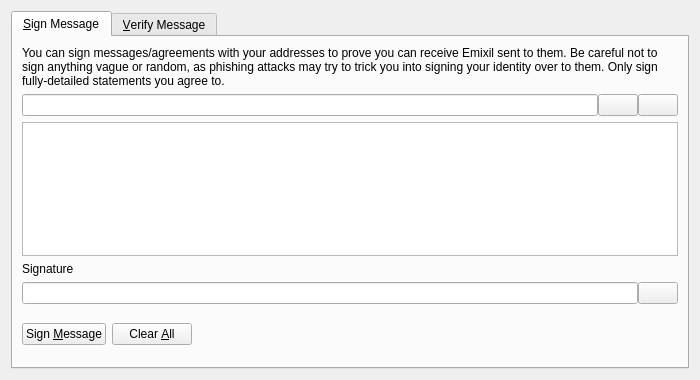
<?xml version="1.0" encoding="UTF-8"?>
<ui version="4.0">
 <class>SignVerifyMessageDialog</class>
 <widget class="QDialog" name="SignVerifyMessageDialog">
  <property name="geometry">
   <rect>
    <x>0</x>
    <y>0</y>
    <width>700</width>
    <height>380</height>
   </rect>
  </property>
  <property name="windowTitle">
   <string>Signatures - Sign / Verify a Message</string>
  </property>
  <property name="modal">
   <bool>true</bool>
  </property>
  <layout class="QVBoxLayout" name="verticalLayout">
   <item>
    <widget class="QTabWidget" name="tabWidget">
     <property name="currentIndex">
      <number>0</number>
     </property>
     <widget class="QWidget" name="tabSignMessage">
      <attribute name="title">
       <string>&amp;Sign Message</string>
      </attribute>
      <layout class="QVBoxLayout" name="verticalLayout_SM">
       <item>
        <widget class="QLabel" name="infoLabel_SM">
         <property name="text">
          <string>You can sign messages/agreements with your addresses to prove you can receive Emixil sent to them. Be careful not to sign anything vague or random, as phishing attacks may try to trick you into signing your identity over to them. Only sign fully-detailed statements you agree to.</string>
         </property>
         <property name="textFormat">
          <enum>Qt::PlainText</enum>
         </property>
         <property name="wordWrap">
          <bool>true</bool>
         </property>
        </widget>
       </item>
       <item>
        <layout class="QHBoxLayout" name="horizontalLayout_1_SM">
         <property name="spacing">
          <number>0</number>
         </property>
         <item>
          <widget class="QValidatedLineEdit" name="addressIn_SM">
           <property name="toolTip">
            <string>The Emixil address to sign the message with</string>
           </property>
          </widget>
         </item>
         <item>
          <widget class="QPushButton" name="addressBookButton_SM">
           <property name="toolTip">
            <string>Choose previously used address</string>
           </property>
           <property name="text">
            <string/>
           </property>
           <property name="shortcut">
            <string>Alt+A</string>
           </property>
           <property name="autoDefault">
            <bool>false</bool>
           </property>
          </widget>
         </item>
         <item>
          <widget class="QPushButton" name="pasteButton_SM">
           <property name="toolTip">
            <string>Paste address from clipboard</string>
           </property>
           <property name="text">
            <string/>
           </property>
           <property name="shortcut">
            <string>Alt+P</string>
           </property>
           <property name="autoDefault">
            <bool>false</bool>
           </property>
          </widget>
         </item>
        </layout>
       </item>
       <item>
        <widget class="QPlainTextEdit" name="messageIn_SM">
         <property name="toolTip">
          <string>Enter the message you want to sign here</string>
         </property>
        </widget>
       </item>
       <item>
        <widget class="QLabel" name="signatureLabel_SM">
         <property name="text">
          <string>Signature</string>
         </property>
         <property name="textFormat">
          <enum>Qt::PlainText</enum>
         </property>
        </widget>
       </item>
       <item>
        <layout class="QHBoxLayout" name="horizontalLayout_2_SM">
         <property name="spacing">
          <number>0</number>
         </property>
         <item>
          <widget class="QLineEdit" name="signatureOut_SM">
           <property name="font">
            <font>
             <italic>true</italic>
            </font>
           </property>
           <property name="readOnly">
            <bool>true</bool>
           </property>
          </widget>
         </item>
         <item>
          <widget class="QPushButton" name="copySignatureButton_SM">
           <property name="toolTip">
            <string>Copy the current signature to the system clipboard</string>
           </property>
           <property name="text">
            <string/>
           </property>
           <property name="autoDefault">
            <bool>false</bool>
           </property>
          </widget>
         </item>
        </layout>
       </item>
       <item>
        <layout class="QHBoxLayout" name="horizontalLayout_3_SM">
         <item>
          <widget class="QPushButton" name="signMessageButton_SM">
           <property name="toolTip">
            <string>Sign the message to prove you own this Emixil address</string>
           </property>
           <property name="text">
            <string>Sign &amp;Message</string>
           </property>
           <property name="autoDefault">
            <bool>false</bool>
           </property>
          </widget>
         </item>
         <item>
          <widget class="QPushButton" name="clearButton_SM">
           <property name="toolTip">
            <string>Reset all sign message fields</string>
           </property>
           <property name="text">
            <string>Clear &amp;All</string>
           </property>
           <property name="autoDefault">
            <bool>false</bool>
           </property>
          </widget>
         </item>
         <item>
          <spacer name="horizontalSpacer_1_SM">
           <property name="orientation">
            <enum>Qt::Horizontal</enum>
           </property>
           <property name="sizeHint" stdset="0">
            <size>
             <width>40</width>
             <height>48</height>
            </size>
           </property>
          </spacer>
         </item>
         <item>
          <widget class="QLabel" name="statusLabel_SM">
           <property name="font">
            <font>
             <weight>75</weight>
             <bold>true</bold>
            </font>
           </property>
           <property name="text">
            <string/>
           </property>
           <property name="wordWrap">
            <bool>true</bool>
           </property>
          </widget>
         </item>
         <item>
          <spacer name="horizontalSpacer_2_SM">
           <property name="orientation">
            <enum>Qt::Horizontal</enum>
           </property>
           <property name="sizeHint" stdset="0">
            <size>
             <width>40</width>
             <height>48</height>
            </size>
           </property>
          </spacer>
         </item>
        </layout>
       </item>
      </layout>
     </widget>
     <widget class="QWidget" name="tabVerifyMessage">
      <attribute name="title">
       <string>&amp;Verify Message</string>
      </attribute>
      <layout class="QVBoxLayout" name="verticalLayout_VM">
       <item>
        <widget class="QLabel" name="infoLabel_VM">
         <property name="text">
          <string>Enter the receiver's address, message (ensure you copy line breaks, spaces, tabs, etc. exactly) and signature below to verify the message. Be careful not to read more into the signature than what is in the signed message itself, to avoid being tricked by a man-in-the-middle attack. Note that this only proves the signing party receives with the address, it cannot prove sendership of any transaction!</string>
         </property>
         <property name="textFormat">
          <enum>Qt::PlainText</enum>
         </property>
         <property name="alignment">
          <set>Qt::AlignLeading|Qt::AlignLeft|Qt::AlignTop</set>
         </property>
         <property name="wordWrap">
          <bool>true</bool>
         </property>
        </widget>
       </item>
       <item>
        <layout class="QHBoxLayout" name="horizontalLayout_1_VM">
         <property name="spacing">
          <number>0</number>
         </property>
         <item>
          <widget class="QValidatedLineEdit" name="addressIn_VM">
           <property name="toolTip">
            <string>The Emixil address the message was signed with</string>
           </property>
          </widget>
         </item>
         <item>
          <widget class="QPushButton" name="addressBookButton_VM">
           <property name="toolTip">
            <string>Choose previously used address</string>
           </property>
           <property name="text">
            <string/>
           </property>
           <property name="shortcut">
            <string>Alt+A</string>
           </property>
           <property name="autoDefault">
            <bool>false</bool>
           </property>
          </widget>
         </item>
        </layout>
       </item>
       <item>
        <widget class="QPlainTextEdit" name="messageIn_VM"/>
       </item>
       <item>
        <widget class="QValidatedLineEdit" name="signatureIn_VM"/>
       </item>
       <item>
        <layout class="QHBoxLayout" name="horizontalLayout_2_VM">
         <item>
          <widget class="QPushButton" name="verifyMessageButton_VM">
           <property name="toolTip">
            <string>Verify the message to ensure it was signed with the specified Emixil address</string>
           </property>
           <property name="text">
            <string>Verify &amp;Message</string>
           </property>
           <property name="autoDefault">
            <bool>false</bool>
           </property>
          </widget>
         </item>
         <item>
          <widget class="QPushButton" name="clearButton_VM">
           <property name="toolTip">
            <string>Reset all verify message fields</string>
           </property>
           <property name="text">
            <string>Clear &amp;All</string>
           </property>
           <property name="autoDefault">
            <bool>false</bool>
           </property>
          </widget>
         </item>
         <item>
          <spacer name="horizontalSpacer_1_VM">
           <property name="orientation">
            <enum>Qt::Horizontal</enum>
           </property>
           <property name="sizeHint" stdset="0">
            <size>
             <width>40</width>
             <height>48</height>
            </size>
           </property>
          </spacer>
         </item>
         <item>
          <widget class="QLabel" name="statusLabel_VM">
           <property name="font">
            <font>
             <weight>75</weight>
             <bold>true</bold>
            </font>
           </property>
           <property name="text">
            <string/>
           </property>
           <property name="wordWrap">
            <bool>true</bool>
           </property>
          </widget>
         </item>
         <item>
          <spacer name="horizontalSpacer_2_VM">
           <property name="orientation">
            <enum>Qt::Horizontal</enum>
           </property>
           <property name="sizeHint" stdset="0">
            <size>
             <width>40</width>
             <height>48</height>
            </size>
           </property>
          </spacer>
         </item>
        </layout>
       </item>
      </layout>
     </widget>
    </widget>
   </item>
  </layout>
 </widget>
 <customwidgets>
  <customwidget>
   <class>QValidatedLineEdit</class>
   <extends>QLineEdit</extends>
   <header>qvalidatedlineedit.h</header>
  </customwidget>
 </customwidgets>
 <resources>
  <include location="../emixil.qrc"/>
 </resources>
 <connections/>
</ui>
